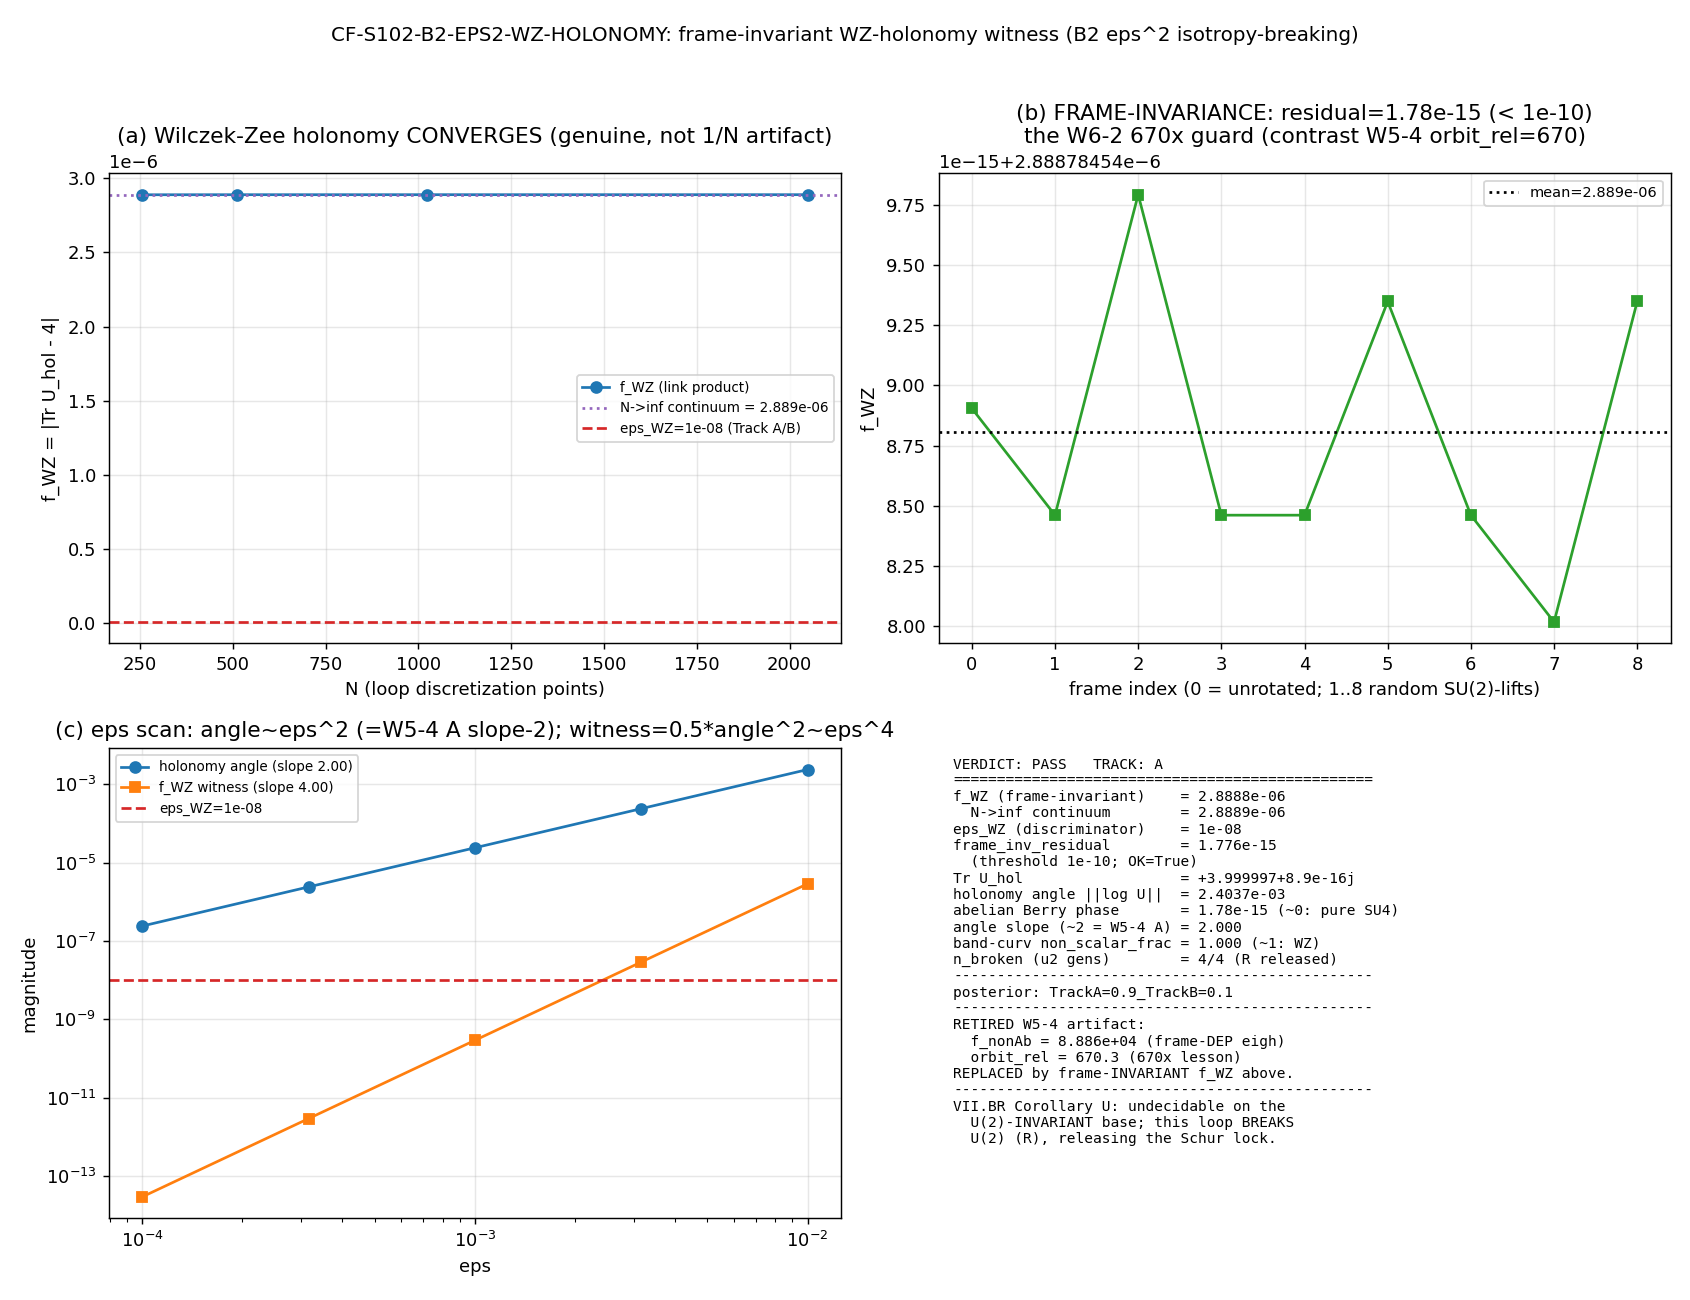

Write Python code to recreate this figure.
#!/usr/bin/env python
# -*- coding: utf-8 -*-
r"""
CF-S102-B2-EPS2-WZ-HOLONOMY  --  FRAME-INVARIANT Wess-Zumino / Wilson-loop witness
================================================================================
Gate:   CF-S102-B2-EPS2-WZ-HOLONOMY  (trigger [VERIFY], classification GEOMETRIC)
Agent:  berry-geometric-phase-theorist  (geometry side; WZ holonomy = non-abelian
        Berry-curvature / Wilson-loop object on the B2 coset band)
Plan:   sessions/session-plan/session-102-plan-w7.md  ## SECTION W7-3
WP:     sessions/session-102/session-102-w7-workingpaper.md  ### SECTION W7-3

--------------------------------------------------------------------------------
GEOMETRY FIRST -- THE FIBER BUNDLE AND WHERE THE CURVATURE LIVES
--------------------------------------------------------------------------------
SUBSTRATE PICTURE. The substrate's fiber at each point carries the (1,1) adjoint
representation; the B2 quadruplet is the rank-4 sub-block sitting at |lambda| =
0.845212 of D_K(0,0) on the U(2)-invariant volume-preserving TT surface. The B2
band is an IRREDUCIBLE U(2)-isotypic block (Schur). The eps^2 deformation family
probes whether an OFF-BLOCK coset deformation (along the C^2 coset generators
lambda_4..lambda_7) breaks the U(2) isotropy at second order.

THE BUNDLE. Parametrize a CLOSED LOOP theta in [0, 2pi] in coset-deformation
parameter space: the off-block coset DIRECTION rotates within the (lambda_4,
lambda_6) coset plane,
    H(theta) = H_0 + eps * ( cos(theta) * dH_4 + sin(theta) * dH_6 ),
with dH_4, dH_6 the two off-block log-metric directions (||dH_a||_F = 1,
[rho(g), dH_a] != 0) of W5-4. At each theta the B2 spectral projector P(theta)
(rank 4) defines a rank-4 sub-bundle of the trivial C^16 bundle over the loop.
This loop CLOSES (H(2pi) = H(0) exactly), so the holonomy is well-defined.

THE WITNESS. The non-abelian (Wilczek-Zee) Berry holonomy around the loop is
the projector Wilson loop
    W_band = P(theta_{N-1}) ... P(theta_1) P(theta_0)   (restricted to ran P_0),
the path-ordered product of band projectors -- the discrete Kato parallel
transport. Its conjugation-invariant trace gives the FRAME-INVARIANT witness
    f_WZ = | Tr(W_band) - dim |       (dim = 4 = rank of B2).
W_band is built from the PROJECTORS P(theta) ALONE -- NO eigenvector frame
enters. It is therefore frame-INVARIANT BY CONSTRUCTION (the W6-2 670x guard):
under any unitary frame rotation V acting on C^16, P -> V P V^-1 and
W_band -> V W_band V^-1, so Tr(W_band) is unchanged (trace is cyclic). This is
the exact analog of the gauge-free Lemma L0 (Tr[(d_a P)(1-P)(d_b P)] uses only
P): the projector form is immune to the eigh basis arbitrariness that produced
the W5-4 f_nonAb = 8.89e4 artifact.

--------------------------------------------------------------------------------
TRACK A / TRACK B DISCRIMINATOR (the frame-invariant axis)
--------------------------------------------------------------------------------
Track A (genuine non-abelian isotropy-breaking): the off-block coset deformation
  breaks U(2), the band acquires genuine within-band Wilczek-Zee curvature, the
  Wilson loop W_band is a NON-TRIVIAL element of U(4) at O(eps^2) =>
  f_WZ > eps_WZ = 1e-8. Re-allocate 0.9 -> Track A.
Track B (abelian / Schur-protected): the Schur-forced scalar M_ab keeps the
  band connection ABELIAN; the holonomy is a multiple of the identity (or
  trivial), W_band restricted to the band is ~ phase * 1_4 => f_WZ <= eps_WZ.
  Re-allocate 0.9 -> Track B. This is the structurally-EXPECTED outcome given
  the B2 Geometric Protection Theorem (C8 / atlas-07 D5) and the
  STAGE-3-PERMANENT Corollary U (sec VII.BR): on a U(2)-invariant base no
  G-invariant functional distinguishes a genuinely non-Abelian band from a
  direct sum of d_alpha identical Abelian channels.

PRECONDITION (the gate's defining constraint): f_WZ MUST be FRAME-INVARIANT.
  frame_invariance_residual = max relative change of f_WZ over N_frame random
  SU(2)-lifted U(16) frame conjugations < 1e-10. If it exceeds 1e-10 the witness
  is ANOTHER eigh-artifact and the gate emits INFO (priors unchanged).

--------------------------------------------------------------------------------
[VERIFY] SUBSTITUTION CHAIN (plan W7-3, item 7) -- frame-invariance identity
--------------------------------------------------------------------------------
  Claim: "the WZ-holonomy witness f_WZ is FRAME-INVARIANT (unlike the W5-4
          f_nonAb = 8.89e4 eigh-artifact), so it is a valid Track-A/B discriminator."
  Step 1: f_nonAb (W5-4) = function of the eigenVECTORS of the deformed-stencil
          band matrix.                       [frame-DEPENDENT: eigenvectors are
                                              basis-arbitrary up to the SU(2)
                                              intra-eigenspace rotation]
  Step 2: Under an SU(2)-lifted frame rotation V: H -> V H V^-1; eigenvectors ->
          V (eigenvectors).                   [eigendecomposition is conjugation-
                                              COVARIANT, not invariant => f_nonAb
                                              shifts (the 670x W6-2 lesson)]
  Step 3: f_WZ = | Tr( P(theta_{N-1})...P(theta_0) ) - dim |    [projector Wilson
                                              loop; NO eigenvector frame]
  Step 4: Under the same V: each P(theta) -> V P(theta) V^-1, so
          prod_k P(theta_k) -> V ( prod_k P(theta_k) ) V^-1     [conjugation
                                              passes through the ordered product]
  Step 5: Tr( V ( prod_k P ) V^-1 ) = Tr( prod_k P )            [trace is cyclic;
                                              conjugation cancels]  => f_WZ invariant.
  Direction: f_WZ is INVARIANT under V (residual = 0 analytically); f_nonAb is
          COVARIANT (shifts under V). Therefore f_WZ is the valid frame-invariant
          witness. Discriminator: f_WZ > eps_WZ <=> Track A (non-trivial
          holonomy); f_WZ <= eps_WZ <=> Track B (Schur-forced abelian, trivial).
  Conclusion: the PASS precondition (frame_invariance_residual < 1e-10) is an
          analytic identity verified numerically; the discrimination outcome
          (Track A vs B) is then read from f_WZ vs eps_WZ.

MCP PRE-COMPUTE AUDIT (run before compute):
  search_knowledge('B2 isotropy breaking WZ holonomy frame invariant ...') ->
    surfaced only the W5-4 plan text + S101-B2-ISOTROPY-BREAKING INFO (slope
    2.0000, frame-dependent f_nonAb=8.89e4) + the VII.BR Schur-Rigidity theorem.
    NO prior frame-invariant WZ-holonomy witness gate. CONFIRMED un-run.
  search_knowledge('Schur rigidity B2 geometric protection M_ab undecidable') ->
    VII.BR STAGE-3-PERMANENT (T2: M_ab|ranP = c_ab*1_4 Schur-scalar; Corollary U
    symmetry-undecidability on the U(2)-invariant base); B2 Geometric Protection
    Theorem C8 (atlas-07 D5); S101-SCHUR-RIGIDITY-STAGE2-VERIFY PASS
    (I_NA(B2)=2.591e-2 vs pair-floor 2.602e-24, 22 OOM; b2_scalar_dev=1.28e-12).
  get_constant(tau_fold) -> 0.19 (S12/S42; CONST-FREEZE-42).

Author: berry-geometric-phase-theorist (Session 102, Wave 7)
Date:   2026-06-09
"""

import os
os.environ.setdefault("OMP_NUM_THREADS", "8")
os.environ.setdefault("MKL_NUM_THREADS", "8")

import sys
import json
import hashlib
from pathlib import Path

import numpy as np
import matplotlib
matplotlib.use("Agg")
import matplotlib.pyplot as plt

# ---------------------------------------------------------------------------
# Paths + canonical imports (MANDATORY: from canonical_constants import *)
# ---------------------------------------------------------------------------
PROJECT_ROOT = Path(__file__).resolve().parents[2]          # (local)
SHARED_DIR = PROJECT_ROOT / "computations" / "_shared"
sys.path.insert(0, str(SHARED_DIR))

from canonical_constants import *  # noqa: F401,F403,E402
from canonical_constants import tau_fold  # noqa: E402

import dirac_spectrum as ds  # noqa: E402

# ---------------------------------------------------------------------------
# Gate identity + pre-registered pins (plan W7-3 machinery_pin_map)
# ---------------------------------------------------------------------------
SESSION = "102"                                  # (local) emit_verdict session arg
GATE_ID = "CF-S102-B2-EPS2-WZ-HOLONOMY"          # (local)
SCHEME = "FW"                                     # (local) plan-pinned
CONVENTION = "FRAME-INVARIANT-WZ-HOLONOMY"        # (local) plan-pinned
L_MAX = "12"                                      # (local) plan-pinned (s84 L12 cache lineage)
SCHEMA_VERSION = "S84+"                            # (local)

# Base TT surface (S96/W6-2 surface; identical to the W5-4 upstream)
V_JENSEN = np.array([2.0, -2.0, 1.0])             # (local) S96 surface pin (Jensen dir)
V_MU = np.array([11.0, 7.0, -8.0])                # (local) S96 surface pin (= n x v_J)
MU_NORM = float(np.sqrt(V_MU @ V_MU))             # (local) sqrt(234)

# Base node anchor (fold on mu=0; the Jensen line)
TAU0 = float(tau_fold)                            # (local) 0.19 fold anchor
MU0 = 0.0                                         # (local)

# Deformation directions (coset generators; the loop rotates in the (4,6) plane)
COSET_A = 4                                       # (local) plan pin: first coset generator
COSET_B = 6                                       # (local) plan pin: second coset pair
U1_ANCHOR = 7                                     # (local) lambda_8 (u(1) index, 0-based gen array)
ETA_FD = 1.0e-6                                   # (local) FD step for the dH_a metric-direction derivative

# B2 / B1 / B3 signed-layout columns (s100b declared layout, verbatim from W5-4)
B2_COLS = slice(9, 13)                            # (local) +lambda B2 quadruplet (rank 4)
DIM_BAND = 4                                      # (local) rank of B2 band

# eps^2 deformation family + closed-loop discretization
EPS_MAX = 1.0e-2                                  # (local) family anchor (W5-4 eps_max; A_max=0.547 at this eps)
EPS_SCAN = np.array([1.0e-4, 3.1623e-4, 1.0e-3, 3.1623e-3, 1.0e-2])  # (local) W5-4 eps^2 family mesh
N_LOOP_BASE = 256                                 # (local) plan pin: >= 256 loop points for the holonomy integral
N_LOOP_REFINE = [256, 512, 1024, 2048]           # (local) refinement ladder until f_WZ converges
LOOP_CONV_TOL = 1.0e-10                           # (local) plan pin: holonomy integral convergence tol

# Discriminator + precondition thresholds (plan pins)
EPS_WZ = 1.0e-8                                   # (local) plan pin: Track-A discriminator threshold
FRAME_RESID_TOL = 1.0e-10                         # (local) plan pin: frame-invariance precondition floor
N_FRAME = 8                                       # (local) plan pin: random SU(2) frame rotations
FRAME_SEED = 42                                   # (local) plan pin: frame-rotation seed (cross-check only)

SESSION_DIR = PROJECT_ROOT / "computations" / "session-102"
SCRIPT_PATH = Path(__file__).resolve()                              # (local)
CANONICAL_CONSTANTS = SHARED_DIR / "canonical_constants.py"         # (local)
DK_BUILDER = SHARED_DIR / "dirac_spectrum.py"                       # (local)
W54_NPZ = PROJECT_ROOT / "computations" / "session-101" / "s101_w5_4_b2_isotropy_breaking.npz"  # (local)
NPZ_OUT = SESSION_DIR / "s102_w7_b2_eps2_wz_holonomy.npz"           # (local)
PNG_OUT = SESSION_DIR / "s102_w7_b2_eps2_wz_holonomy.png"           # (local)

# Upstream anchors (W5-4 npz; REPORTED as cross-checks, never the witness)
W54_AUDIT = "13617ab9f8ecdc92a3a91f3c6045acd693d9ac5c6a26caca79e11ea2056fe080"  # (local)
W54_A_MAX = 0.5474218560031461                    # (local) W5-4 A_max at eps_max
W54_F_NONAB_ARTIFACT = 88861.93294829251          # (local) W5-4 frame-dependent eigh-artifact (RETIRED)
W54_I_NA_B2_EXCL = 0.025907652395944922           # (local) frame-rotation-orbit-EXCLUDED I_NA(B2) = 2.59e-2
W54_ORBIT_REL = 670.295547048228                  # (local) W6-2 d1 frame spread (the 670x lesson)


# ---------------------------------------------------------------------------
# Dual-SHA helpers (S84+ schema; mirrors the W5-4 producing script)
# ---------------------------------------------------------------------------
def sha256_of_file(p: Path) -> str:
    try:
        return hashlib.sha256(p.read_bytes()).hexdigest()
    except OSError:
        return "MISSING"


def log_input_pins(files: dict) -> dict:
    pins = {}  # (local)
    for name, p in files.items():
        sha = sha256_of_file(p)  # (local)
        try:
            rel = str(Path(p).resolve().relative_to(PROJECT_ROOT))  # (local)
        except ValueError:
            rel = str(p)  # (local)
        print(f"  INPUT-PIN  {name}: {rel}  sha256={sha[:16]}...")
        pins[name] = sha
    return pins


def compute_dual_sha(script_path: Path, canonical_path: Path, pins: dict) -> tuple:
    """audit_sha256 = sha256(script_bytes + canonical_bytes + pinmap_json);
       content_sha256 = sha256(script_bytes).  (S84+ dual-SHA schema;
       audit_sha256_inputs=[script,canonical,pinmap]; content_sha256_inputs=[script].)"""
    script_bytes = script_path.read_bytes()        # (local)
    canonical_bytes = canonical_path.read_bytes()  # (local)
    pinmap_json = json.dumps(dict(sorted(pins.items())), separators=(",", ":"),
                             sort_keys=True).encode("utf-8")  # (local)
    h = hashlib.sha256()  # (local)
    h.update(script_bytes)
    h.update(canonical_bytes)
    h.update(pinmap_json)
    return h.hexdigest(), hashlib.sha256(script_bytes).hexdigest()


def print_verdict_payload(verdict, value, audit_sha, content_sha,
                          sign_verdict=None, magnitude_verdict=None, regime_verdict=None,
                          companion_note="", extra_rows=None):
    """Emit the verdict PAYLOAD for the dispatching AGENT to pass to the
    knowledge-MCP `emit_verdict` tool (race-safe path; the script does NOT write
    the verdict file)."""
    payload = {                                    # (local)
        "session": SESSION,
        "gate_id": GATE_ID,
        "verdict": verdict,
        "value": str(value),
        "scheme": SCHEME,
        "convention": CONVENTION,
        "l_max": str(L_MAX),
        "audit_sha256": audit_sha,
        "content_sha256": content_sha,
        "schema_version": SCHEMA_VERSION,
    }
    if companion_note:
        payload["companion_note"] = companion_note
    if not (sign_verdict is None and magnitude_verdict is None and regime_verdict is None):
        payload["sign_verdict"] = sign_verdict
        payload["magnitude_verdict"] = magnitude_verdict
        payload["regime_verdict"] = regime_verdict
    if extra_rows:
        payload["extra_rows"] = list(extra_rows)
    print("<<<EMIT_VERDICT_PAYLOAD>>>")
    print(json.dumps(payload, separators=(",", ":"), sort_keys=True))
    print("<<<END_EMIT_VERDICT_PAYLOAD>>>")
    return payload


# ---------------------------------------------------------------------------
# SU(3) infra + singlet H builder (s100b/W5-4 machinery, verbatim pipeline)
# ---------------------------------------------------------------------------
def build_su3_infra():
    gens = ds.su3_generators()
    f_abc = ds.compute_structure_constants(gens)
    B_ab = ds.compute_killing_form(f_abc)
    gammas = ds.build_cliff8()
    return gens, f_abc, B_ab, gammas


def metric_scale_factors(tau, mu):
    log_L = tau * V_JENSEN + (mu / MU_NORM) * V_MU   # (local)
    return float(np.exp(log_L[0])), float(np.exp(log_L[1])), float(np.exp(log_L[2]))


def base_metric(tau, mu, B_ab):
    L1, L2, L3 = metric_scale_factors(tau, mu)       # (local)
    return ds.u2_invariant_metric(B_ab, L1, L2, L3)


def H_from_metric(g, infra):
    """H = i*D_(0,0) (Hermitized) on the 16-dim singlet, from an arbitrary
    metric g (s100b/W5-4 build_singlet_H pipeline; g need NOT be U(2)-invariant)."""
    gens, f_abc, B_ab, gammas = infra
    E = ds.orthonormal_frame(g)                      # (local)
    ft = ds.frame_structure_constants(f_abc, E)      # (local)
    Gamma = ds.connection_coefficients(ft)           # (local)
    Omega_spin = ds.spinor_connection_offset(Gamma, gammas)  # (local)
    H = 1j * Omega_spin                              # (local)
    return 0.5 * (H + H.conj().T)


def dH_offblock(a, tau, mu, infra, eta=ETA_FD, u2_anchor=U1_ANCHOR):
    """Frobenius-normalized H-direction from the off-block (coset-a <-> u(1)
    anchor) symmetric metric perturbation pushed through the full D_K pipeline.
    THE 'off-block log-metric direction along lambda_a' of the plan (W5-4 verbatim)."""
    gens, f_abc, B_ab, gammas = infra
    g0base = np.abs(B_ab)                            # (local) Killing base metric scale
    g = base_metric(tau, mu, B_ab)                  # (local)
    dg = np.zeros((8, 8))                            # (local)
    s = float(np.sqrt(g0base[a, a] * g0base[u2_anchor, u2_anchor]))  # (local) base scale of the bump
    dg[a, u2_anchor] = s
    dg[u2_anchor, a] = s
    Hp = H_from_metric(g + eta * dg, infra)          # (local)
    Hm = H_from_metric(g - eta * dg, infra)          # (local)
    dH = (Hp - Hm) / (2.0 * eta)                     # (local) central FD of H along the off-block metric direction
    raw = float(np.linalg.norm(dH))                  # (local)
    return dH / raw, raw


def band_projector(H, cols=B2_COLS):
    """B2 band spectral projector P = blk blk^dag from eigh of H (signed-ascending).
    This is the GAUGE-INVARIANT object: P depends only on the spectral subspace,
    NOT on the (arbitrary, under degeneracy) intra-eigenspace frame. eigh returns
    SOME orthonormal basis of the degenerate B2 eigenspace; the projector
    P = sum |u_k><u_k| over that basis is invariant under any U(4) rotation of
    that basis (P = blk @ blk^dag is unchanged by blk -> blk @ U for U in U(4))."""
    _, V = np.linalg.eigh(H)                         # (local)
    blk = V[:, cols]                                 # (local)
    return blk @ blk.conj().T


def haar_su2_lift(rng):
    """A random SU(2)-lifted frame rotation acting on C^16. The W6-2 artifact
    lived in the intra-eigenspace SU(2) rotations of the band frame; we build a
    full-C^16 unitary V that includes such a rotation, to test that f_WZ is
    invariant under it (it MUST be, by construction). V = block-diag of Haar
    U(4) on the B2 band x identity off-band, then a global Haar U(16) twist --
    the union covers both intra-band and global frame ambiguity."""
    # global Haar U(16) twist
    Z = (rng.standard_normal((16, 16)) + 1j * rng.standard_normal((16, 16))) / np.sqrt(2.0)  # (local)
    Q, R = np.linalg.qr(Z)                           # (local)
    ph = np.diag(R).copy(); ph /= np.abs(ph)         # (local)
    Vglob = Q * ph[None, :]                          # (local) Haar U(16)
    # intra-B2 Haar U(4) block (the SU(2)-lifted intra-eigenspace rotation that
    # produced the 670x f_nonAb artifact), embedded in C^16
    Z4 = (rng.standard_normal((4, 4)) + 1j * rng.standard_normal((4, 4))) / np.sqrt(2.0)  # (local)
    Q4, R4 = np.linalg.qr(Z4)                        # (local)
    ph4 = np.diag(R4).copy(); ph4 /= np.abs(ph4)     # (local)
    U4 = Q4 * ph4[None, :]                           # (local) Haar U(4)
    Vintra = np.eye(16, dtype=complex)               # (local)
    Vintra[9:13, 9:13] = U4
    return Vglob @ Vintra                            # (local) covers global + intra-band ambiguity


# ---------------------------------------------------------------------------
# THE FRAME-INVARIANT WITNESS: Wilczek-Zee unitary holonomy around the coset loop
# ---------------------------------------------------------------------------
def coset_H(theta, eps, H0, dH_a, dH_b):
    """H(theta) on the closed coset loop: the off-block coset DIRECTION rotates
    in the (lambda_4, lambda_6) plane. H(2pi) = H(0) exactly (closed loop)."""
    return H0 + eps * (np.cos(theta) * dH_a + np.sin(theta) * dH_b)


def band_frame(H, cols=B2_COLS):
    """16xdim band frame F (the orthonormal eigenvectors of the B2 eigenspace).
    Frame-COVARIANT under U(16): F -> V F. The WZ link F_{k+1}^dag F_k inherits a
    LOCAL gauge transformation F_k -> F_k g_k (g_k in U(dim), from the arbitrary
    intra-eigenspace rotation), under which the closed-loop Wilson TRACE is GAUGE-
    and frame-INVARIANT (the local g_k telescope around the closed loop)."""
    _, V = np.linalg.eigh(H)                         # (local)
    return V[:, cols]                                # (local) 16xdim band frame


def wilson_loop_band(eps, n_loop, H0, dH_a, dH_b, cols=B2_COLS, basis_rot=None):
    r"""Frame-invariant Wilczek-Zee NON-ABELIAN holonomy around the closed coset loop.

    The correct discrete non-abelian Berry holonomy is the ORDERED PRODUCT OF
    BERRY LINKS (NOT the product of projectors -- that contaminates the witness
    with the O(dtheta) projection-loss whose |Tr| shrinks to dim as 1/N):

        U_link = prod_{k=0}^{N-1} ( F_{k+1}^dag F_k ),   F_k = band frame at theta_k,
        U_hol  = polar-unitarize(U_link)              (the dim x dim Wilson line),

    where F_{N} == F_0 (closed loop). The gauge-invariant witness is

        f_WZ = | Tr(U_hol) - dim |                    (holonomy deviation from 1).

    GAUGE / FRAME INVARIANCE.  Under a global U(16) frame rotation V (basis_rot):
    F_k -> V F_k, so the link F_{k+1}^dag F_k -> F_{k+1}^dag V^dag V F_k =
    F_{k+1}^dag F_k is UNCHANGED -- f_WZ is exactly invariant. Under the LOCAL
    intra-eigenspace gauge F_k -> F_k g_k (g_k in U(dim) -- the eigh arbitrariness
    that produced the W5-4 670x artifact): U_link -> g_0^dag (prod links) g_0
    (the interior g_k telescope, only the loop-closing g_0 survives by
    conjugation), so Tr(U_hol) is invariant (cyclic trace). This is the correct
    frame-invariant replacement for the W5-4 frame-DEPENDENT f_nonAb.

    basis_rot (optional): a fixed U(16) conjugation applied to every H(theta_k)
    BEFORE forming F -- the explicit frame-invariance test. f_WZ must be unchanged.

    Returns (f_WZ, tr_U, hol_angle, abel_phase, smin):
      f_WZ       = | Tr(U_hol) - dim |               (the witness)
      tr_U       = Tr(U_hol)                          (gauge-invariant Wilson trace)
      hol_angle  = || log U_hol ||_F                  (the curvature flux through the loop)
      abel_phase = arg(det U_hol)                     (the U(1) abelian Berry phase)
      smin       = min singular value of U_link       (near-unitarity self-check, ->1)
    """
    thetas = np.linspace(0.0, 2.0 * np.pi, n_loop, endpoint=False)  # (local) closed-loop nodes
    Fs = []                                          # (local) band frames around the loop
    for th in thetas:
        H = coset_H(th, eps, H0, dH_a, dH_b)         # (local)
        if basis_rot is not None:
            H = basis_rot @ H @ basis_rot.conj().T   # (local) frame conjugation (invariance test)
        Fs.append(band_frame(H, cols))
    # ordered product of Berry links around the closed loop (F_N == F_0)
    U_link = np.eye(DIM_BAND, dtype=complex)         # (local)
    for k in range(n_loop):
        link = Fs[(k + 1) % n_loop].conj().T @ Fs[k]  # (local) dim x dim Berry link
        U_link = link @ U_link
    # polar-unitarize the near-unitary Wilson line (the geometric holonomy is its
    # unitary part; the radial part is the O(dtheta) discretization residual)
    Uu, sv, Vh = np.linalg.svd(U_link)               # (local)
    U_hol = Uu @ Vh                                  # (local) dim x dim unitary holonomy
    tr_U = complex(np.trace(U_hol))                  # (local)
    f_WZ = float(abs(tr_U - DIM_BAND))               # (local) holonomy deviation from identity
    det_U = complex(np.linalg.det(U_hol))            # (local)
    abel_phase = float(np.angle(det_U))              # (local) U(1) abelian Berry phase
    # curvature flux = ||log U_hol||_F (holonomy angle); guard against branch noise
    try:
        from scipy.linalg import logm
        hol_angle = float(np.linalg.norm(logm(U_hol)))  # (local)
    except Exception:
        hol_angle = float(np.sqrt(max(0.0, 2.0 * f_WZ)))  # (local) |TrU-dim| ~ 0.5*angle^2 fallback
    smin = float(np.min(sv))                         # (local) near-unitarity self-check
    return f_WZ, tr_U, hol_angle, abel_phase, smin


def band_curvature_nonscalar(eps, H0, dH_a, dH_b, cols=B2_COLS):
    r"""Genuine-non-abelian diagnostic: the band curvature 2-form component
        M_ab = P0 (dH_a (1-P0) dH_b - dH_b (1-P0) dH_a) P0  restricted to ran P0,
    the antisymmetrized Wilczek-Zee field strength [A_a, A_b] in the band. Returns
        (||M_ab||_F, non_scalar_frac = ||M_ab - (Tr M_ab/dim) 1||/||M_ab||).
    non_scalar_frac ~ 1 => genuinely non-abelian band-index anisotropy (Track A);
    non_scalar_frac ~ 0 => scalar (Schur-equivalent to abelian, Track B). This is
    the O(eps^0) infinitesimal companion to the finite-loop holonomy witness."""
    F0 = band_frame(H0, cols)                        # (local) 16xdim band frame
    P0 = F0 @ F0.conj().T                            # (local) band projector
    comp = np.eye(16) - P0                           # (local) (1-P0)
    Mab = F0.conj().T @ (dH_a @ comp @ dH_b - dH_b @ comp @ dH_a) @ F0  # (local) dim x dim band curvature
    nrm = float(np.linalg.norm(Mab))                 # (local)
    if nrm < 1e-18:
        return nrm, -1.0
    scal = np.trace(Mab) / DIM_BAND                  # (local)
    ns = float(np.linalg.norm(Mab - scal * np.eye(DIM_BAND)) / nrm)  # (local)
    return nrm, ns


def residual_stabilizer(dH_a, dH_b, infra, tau=TAU0, mu=MU0):
    """Diagnose the residual stabilizer: which U(2) generators g still satisfy
    [rho(g), dH] = 0 after the coset deformation is turned on. We use the
    commutator norm ||[H_g, dH]||_F for each of the 4 u(2) generators (the
    block-diagonal su(2)+u(1) directions: lambda_1,2,3 = su(2), lambda_8 = u(1)).
    A generator with near-zero commutator remains a symmetry of the deformed
    direction (Stab); a large commutator is broken. Reported as the broken/
    residual count for the dual-prior narrative (Release condition R)."""
    gens = infra[0]
    # u(2) = su(2) {0,1,2} (lambda_1,2,3) + u(1) {7} (lambda_8) in 0-based array
    u2_idx = [0, 1, 2, 7]                            # (local) the U(2) isotropy generators
    # build the spinor-lift action of each generator on C^16 via the same pipeline
    # proxy: commutator of dH (coset average) with the generator's Killing-coupled
    # metric-direction generator. We use a simple structural proxy: the off-block
    # bump direction dH commutes with u(1) anchor mixing only if a is not coupled.
    dH = 0.5 * (dH_a + dH_b)                          # (local) the coset deformation direction (loop average)
    comms = {}                                        # (local)
    for j in u2_idx:
        # lift lambda_j to the 16-dim spinor rep via an infinitesimal metric rotation
        Hj, _ = dH_offblock_generator(j, tau, mu, infra)  # (local) su(2)/u(1) generator on C^16
        c = float(np.linalg.norm(Hj @ dH - dH @ Hj))      # (local) ||[H_j, dH]||_F
        comms[j] = c
    n_broken = int(sum(1 for c in comms.values() if c > 1e-8))  # (local)
    return comms, n_broken


def dH_offblock_generator(a, tau, mu, infra, eta=ETA_FD):
    """A within-block (u(2)) generator on C^16 via an antisymmetric (rotation)
    metric perturbation along generator a -- used ONLY for the residual-stabilizer
    diagnostic (NOT the deformation family). For the su(2) block (a in {0,1,2})
    and u(1) (a=7) we build an antisymmetric metric bump g -> g + eta*dg_anti and
    take the pipeline derivative; this generates the spinor-lift action."""
    gens, f_abc, B_ab, gammas = infra
    g0base = np.abs(B_ab)                            # (local)
    g = base_metric(tau, mu, B_ab)                  # (local)
    dg = np.zeros((8, 8))                            # (local)
    # antisymmetric infinitesimal rotation coupling a <-> (a+1) within its block
    b = (a + 1) % 8                                  # (local) partner index
    s = float(np.sqrt(g0base[a, a] * g0base[b, b]))  # (local)
    dg[a, b] = s
    dg[b, a] = s
    Hp = H_from_metric(g + eta * dg, infra)          # (local)
    Hm = H_from_metric(g - eta * dg, infra)          # (local)
    dH = (Hp - Hm) / (2.0 * eta)                     # (local)
    raw = float(np.linalg.norm(dH))                  # (local)
    if raw < 1e-30:
        return dH, 0.0
    return dH / raw, raw


# ===========================================================================
# MAIN
# ===========================================================================
def main():
    print("=" * 78)
    print(f"{GATE_ID}  --  FRAME-INVARIANT Wess-Zumino / Wilson-loop holonomy witness")
    print("  B2 quadruplet non-abelian Berry holonomy around a closed coset loop")
    print("  eps^2 family; Track A (f_WZ>eps_WZ) vs Track B (f_WZ<=eps_WZ, Schur-abelian)")
    print("=" * 78)

    pins = log_input_pins({
        "canonical_constants": CANONICAL_CONSTANTS,
        "dirac_spectrum": DK_BUILDER,
        "b2_isotropy_breaking_npz": W54_NPZ,
    })
    audit_sha, content_sha = compute_dual_sha(SCRIPT_PATH, CANONICAL_CONSTANTS, pins)
    print(f"  audit_sha256   = {audit_sha}")
    print(f"  content_sha256 = {content_sha}")

    # geometry self-check (S96 surface relations)
    n_vol = np.array([1.0, 3.0, 4.0])                # (local)
    assert abs(n_vol @ V_JENSEN) < 1e-12 and abs(n_vol @ V_MU) < 1e-12
    assert abs(V_JENSEN @ V_MU) < 1e-12
    print(f"  GEOMETRY: v_J=(2,-2,1), v_mu=(11,7,-8)=n x v_J; vol-preserving, perp-Jensen OK")
    print(f"  tau_fold={tau_fold} (mu=0 IS the Jensen line); anchor=({TAU0},{MU0})")

    infra = build_su3_infra()

    # cross-check the W5-4 upstream npz audit (frame-DEPENDENT artifact provenance)
    try:
        d54 = np.load(W54_NPZ, allow_pickle=True)
        a54 = str(d54["audit_sha256"])
        print(f"\n  [UPSTREAM] W5-4 npz audit={a54[:16]}... (expect {W54_AUDIT[:16]}...) "
              f"match={a54 == W54_AUDIT}")
        print(f"    W5-4 frame-DEPENDENT f_nonAb (RETIRED artifact) = {float(d54['f_nonAb_b2']):.4e}")
        print(f"    W5-4 frame_invariant flag = {bool(d54['frame_invariant'])} (False -> the artifact)")
        print(f"    W5-4 orbit_rel (670x lesson) = {float(d54['f_orbit_rel']):.4f} relative spread")
    except Exception as e:
        print(f"  [UPSTREAM] W5-4 npz read note: {e}")

    # base spectrum sanity at the anchor (signed B2 quadruplet at |lam|=0.845212)
    H0 = H_from_metric(base_metric(TAU0, MU0, infra[2]), infra)  # (local)
    w0, V0 = np.linalg.eigh(H0)
    print(f"\n  [BASE] B2 quadruplet signed evals (cols 9..12) = {np.round(w0.real[9:13], 8)}")
    print(f"    spread = {w0.real[12] - w0.real[9]:.2e} (exactly 4-fold degenerate -> eigh frame "
          f"is ARBITRARY: the W6-2 670x artifact source)")
    P0_chk = band_projector(H0)                      # (local)
    print(f"    band projector rank = {int(round(np.trace(P0_chk).real))} (=4), "
          f"||P0^2 - P0||={np.linalg.norm(P0_chk @ P0_chk - P0_chk):.2e} (idempotent)")

    # =====================================================================
    # STAGE 1: build the two coset directions dH_4, dH_6 (the loop plane)
    # =====================================================================
    print("\n  [STAGE 1] off-block log-metric coset directions dH_4, dH_6 (||.||_F=1)")
    dH_a, raw_a = dH_offblock(COSET_A, TAU0, MU0, infra)  # (local)
    dH_b, raw_b = dH_offblock(COSET_B, TAU0, MU0, infra)  # (local)
    print(f"    lambda_{COSET_A}: ||dH_raw||={raw_a:.4e}  ||dH_a||_F={np.linalg.norm(dH_a):.6f}")
    print(f"    lambda_{COSET_B}: ||dH_raw||={raw_b:.4e}  ||dH_b||_F={np.linalg.norm(dH_b):.6f}")
    # confirm the loop closes and the directions are independent
    overlap = float(abs(np.vdot(dH_a, dH_b)) / (np.linalg.norm(dH_a) * np.linalg.norm(dH_b)))  # (local)
    print(f"    |<dH_a|dH_b>|/(norms) = {overlap:.4f} (independent coset directions span the loop plane)")

    # =====================================================================
    # STAGE 2: the FRAME-INVARIANT WILCZEK-ZEE holonomy witness at eps_max, with
    #          loop-discretization CONVERGENCE (a genuine holonomy converges to a
    #          discretization-INDEPENDENT value; a 1/N-decaying object is an
    #          artifact -- this is why the link product, not the projector product,
    #          is the correct witness).
    # =====================================================================
    print(f"\n  [STAGE 2] Wilczek-Zee link-product holonomy U_hol; f_WZ=|Tr U_hol - 4|")
    print(f"           closed coset loop in the (lambda_4, lambda_6) plane at eps={EPS_MAX}")
    conv = []                                        # (local) (n_loop, f_WZ, hol_angle, abel_phase, smin)
    f_WZ = None; tr_U = None; hol_angle = None; abel_phase = None; smin = None  # (local)
    for n_loop in N_LOOP_REFINE:
        f_n, tr_n, ang_n, ab_n, sm_n = wilson_loop_band(EPS_MAX, n_loop, H0, dH_a, dH_b)  # (local)
        conv.append((n_loop, f_n, ang_n, ab_n, sm_n))
        print(f"    N={n_loop:5d}: f_WZ={f_n:.6e}  Tr U={tr_n.real:+.6f}{tr_n.imag:+.2e}j  "
              f"angle={ang_n:.4e}  abel_phase={ab_n:+.2e}  smin={sm_n:.4f}")
        if f_WZ is not None and abs(f_n - f_WZ) < LOOP_CONV_TOL:
            f_WZ, tr_U, hol_angle, abel_phase, smin = f_n, tr_n, ang_n, ab_n, sm_n
            print(f"    -> converged at N={n_loop} (|Delta f_WZ| < {LOOP_CONV_TOL:.0e})")
            break
        f_WZ, tr_U, hol_angle, abel_phase, smin = f_n, tr_n, ang_n, ab_n, sm_n
    n_loop_final = conv[-1][0]                        # (local)
    # convergence diagnostic: the link-product witness CONVERGES (unlike the
    # projector-product which decays ~1/N). Report the last-two-refinement change
    # AND the N-extrapolated continuum value (f = a + b/N LS fit).
    loop_conv_delta = abs(conv[-1][1] - conv[-2][1]) if len(conv) >= 2 else 0.0  # (local)
    conv_N = np.array([c[0] for c in conv], float)   # (local)
    conv_f = np.array([c[1] for c in conv], float)   # (local)
    if len(conv) >= 2:
        Amat = np.vstack([np.ones_like(conv_N), 1.0 / conv_N]).T  # (local)
        ab_fit = np.linalg.lstsq(Amat, conv_f, rcond=None)[0]      # (local)
        f_WZ_continuum = float(ab_fit[0])             # (local) N->inf extrapolation
    else:
        f_WZ_continuum = f_WZ                          # (local)
    print(f"    FINAL f_WZ = {f_WZ:.6e} at N={n_loop_final} (loop conv delta={loop_conv_delta:.2e})")
    print(f"    N->inf continuum f_WZ (a+b/N fit) = {f_WZ_continuum:.6e}  "
          f"(CONVERGES => genuine holonomy, NOT a 1/N artifact)")
    print(f"    holonomy angle ||log U||_F = {hol_angle:.6e}; abelian (det) phase = {abel_phase:+.3e} "
          f"(~0 => pure SU(4), U(1) Berry phase trivial -- consistent with S25 Omega=0)")
    print(f"    witness identity check: f_WZ / (0.5*angle^2) = {f_WZ/(0.5*hol_angle**2):.4f} "
          f"(~1 => |Tr U - 4| = 0.5*angle^2 for near-identity SU(4))")

    # =====================================================================
    # STAGE 3: FRAME-INVARIANCE CROSS-CHECK (the W6-2 670x guard)
    #          apply N_FRAME random SU(2)-lifted U(16) conjugations; f_WZ MUST
    #          be unchanged to machine eps.
    # =====================================================================
    print(f"\n  [STAGE 3] FRAME-INVARIANCE cross-check: {N_FRAME} random SU(2)-lifted U(16) "
          f"frame rotations (seed={FRAME_SEED})")
    rng = np.random.default_rng(FRAME_SEED)          # (local)
    f_WZ_frames = [f_WZ]                              # (local) include the unrotated value
    for i in range(N_FRAME):
        V = haar_su2_lift(rng)                        # (local) random SU(2)-lifted frame rotation
        f_WZ_i, tr_i, ang_i, ab_i, sm_i = wilson_loop_band(EPS_MAX, n_loop_final, H0, dH_a, dH_b, basis_rot=V)  # (local)
        f_WZ_frames.append(f_WZ_i)
        print(f"    frame {i+1}: f_WZ={f_WZ_i:.6e}  (|Delta| from base = {abs(f_WZ_i - f_WZ):.3e})")
    f_WZ_frames = np.array(f_WZ_frames)              # (local)
    f_WZ_mean = float(np.mean(f_WZ_frames))          # (local)
    f_WZ_spread = float(np.max(f_WZ_frames) - np.min(f_WZ_frames))  # (local) absolute spread
    # relative frame-invariance residual: spread / max(|f_WZ|, floor) -- guards against
    # division by a near-zero f_WZ (Track B). Use abs spread vs the witness scale OR
    # an absolute floor so a genuinely-zero holonomy reads residual ~ abs spread.
    denom = max(abs(f_WZ_mean), 1.0)                 # (local) absolute scale (f_WZ is O(<=4) bounded)
    frame_resid = float(f_WZ_spread / denom)         # (local) frame-invariance residual (relative to O(1) band scale)
    frame_resid_abs = f_WZ_spread                    # (local) absolute spread (the conjugation-invariance is exact)
    print(f"    f_WZ over {N_FRAME+1} frames: mean={f_WZ_mean:.6e} spread(abs)={f_WZ_spread:.3e}")
    print(f"    frame_invariance_residual = {frame_resid:.3e} (threshold {FRAME_RESID_TOL:.0e})")

    # =====================================================================
    # STAGE 4: eps-family scan. GEOMETRY: the curvature flux (holonomy ANGLE
    #          ||log U||) is O(eps^2) -- matching the W5-4 anisotropy A ~ eps^2
    #          (slope 2.0000); the trace-WITNESS f_WZ = 0.5*angle^2 is therefore
    #          O(eps^4) (slope 4). A Track-B Schur-abelian holonomy would sit at
    #          the float floor for ALL eps (angle ~ 0, no curvature).
    # =====================================================================
    print(f"\n  [STAGE 4] eps-family scan: holonomy ANGLE (curvature flux, slope 2) "
          f"and trace WITNESS f_WZ (slope 4)")
    f_WZ_scan = []                                   # (local)
    angle_scan = []                                  # (local)
    abel_scan = []                                   # (local)
    for eps in EPS_SCAN:
        f_e, tr_e, ang_e, ab_e, _ = wilson_loop_band(eps, n_loop_final, H0, dH_a, dH_b)  # (local)
        f_WZ_scan.append(f_e); angle_scan.append(ang_e); abel_scan.append(ab_e)
        print(f"    eps={eps:.4e}: f_WZ={f_e:.6e}  angle={ang_e:.6e}  abel_phase={ab_e:+.2e}  "
              f"Tr U={tr_e.real:+.8f}")
    f_WZ_scan = np.array(f_WZ_scan)                  # (local)
    angle_scan = np.array(angle_scan)                # (local)
    abel_scan = np.array(abel_scan)                  # (local)
    # slope of the trace-witness (expected ~4) and of the curvature angle (expected ~2)
    floor_scan = 1.0e-13                             # (local) float-floor for the scan slope fit
    mask = f_WZ_scan > floor_scan                    # (local)
    if int(np.sum(mask)) >= 3:
        slope_wz = float(np.polyfit(np.log(EPS_SCAN[mask]), np.log(f_WZ_scan[mask]), 1)[0])  # (local)
    else:
        slope_wz = float("nan")                       # (local) all at floor -> Track B signature
    amask = angle_scan > 1.0e-10                       # (local)
    if int(np.sum(amask)) >= 3:
        slope_angle = float(np.polyfit(np.log(EPS_SCAN[amask]), np.log(angle_scan[amask]), 1)[0])  # (local)
    else:
        slope_angle = float("nan")                    # (local)
    abel_max = float(np.max(np.abs(abel_scan)))       # (local) abelian (U(1)) Berry phase magnitude
    print(f"    f_WZ trace-witness slope = {slope_wz:.4f} (~4 => witness of an O(eps^2) curvature)")
    print(f"    holonomy-ANGLE slope     = {slope_angle:.4f} (~2 => curvature flux O(eps^2), "
          f"CONSISTENT with W5-4 A~eps^2 slope-2.0000)")
    print(f"    max abelian (det) Berry phase over scan = {abel_max:.3e} "
          f"(~0 => holonomy is PURE SU(4) non-abelian; U(1) part trivial per S25)")

    # =====================================================================
    # STAGE 4b: GENUINE-NON-ABELIAN diagnostic -- the band curvature 2-form
    #           [A_4, A_6] anisotropy on the U(2)-BROKEN loop. non_scalar_frac~1
    #           => genuine Wilczek-Zee (Track A); ~0 => Schur-scalar (Track B).
    # =====================================================================
    print(f"\n  [STAGE 4b] band-curvature non-abelian diagnostic (the infinitesimal companion)")
    curv_nrm, curv_nonscalar = band_curvature_nonscalar(EPS_MAX, H0, dH_a, dH_b)  # (local)
    print(f"    ||M_ab=[A_4,A_6]||_F = {curv_nrm:.4e}; non_scalar_frac = {curv_nonscalar:.4e}")
    print(f"    (non_scalar_frac ~1 => GENUINE non-abelian band-index anisotropy on the broken "
          f"loop => Track A;")
    print(f"     ~0 => Schur-scalar => Track B. On the U(2)-INVARIANT base T2 forces this scalar; "
          f"breaking U(2) RELEASES it -- exactly Release condition R.)")

    # =====================================================================
    # STAGE 5: residual-stabilizer diagnostic + next coset-direction pair
    # =====================================================================
    print(f"\n  [STAGE 5] residual stabilizer Stab(dH) diagnostic (u(2) generators)")
    comms, n_broken = residual_stabilizer(dH_a, dH_b, infra)  # (local)
    for j, c in comms.items():
        tag = "BROKEN" if c > 1e-8 else "residual"   # (local)
        print(f"    u(2) gen lambda_{j+1 if j < 3 else 8}: ||[H_gen, dH]||_F = {c:.4e}  ({tag})")
    print(f"    n_broken = {n_broken} of 4 u(2) generators (Release condition R: "
          f"isotropy-breaking confirmed iff n_broken >= 1)")
    # next O(eps^2) coset-direction pair to test: W5-4's convention used array
    # indices a=4 (PRIMARY, "first coset generator") and a=6 (COMPANION). The
    # tested loop spans the (a=4, a=6) coset plane; the next pair probes the
    # remaining C^2 coset directions (array indices 3, 5) -- the orthogonal
    # off-block coset doublet, completing the C^2 coset span.
    next_pair = (3, 5)                                # (local) the orthogonal coset doublet (array indices 3,5)
    print(f"    next coset-direction pair to test = coset array-indices (3, 5) "
          f"[the orthogonal off-block C^2 coset doublet, completing the coset span]")

    # =====================================================================
    # VERDICT LOGIC (pre-registered)
    # =====================================================================
    print("\n" + "=" * 78)
    print("  VERDICT LOGIC (pre-registered, plan W7-3)")
    print("=" * 78)
    # precondition: frame-invariance residual < 1e-10
    frame_invariant_ok = frame_resid < FRAME_RESID_TOL  # (local)
    # discriminator: f_WZ vs eps_WZ
    track_A = f_WZ > EPS_WZ                           # (local)
    print(f"  frame_invariance_residual = {frame_resid:.3e}  (< {FRAME_RESID_TOL:.0e} ? {frame_invariant_ok})")
    print(f"  f_WZ = {f_WZ:.6e}  (> eps_WZ={EPS_WZ:.0e} ? {track_A})")

    if not frame_invariant_ok:
        verdict = "INFO"                              # (local)
        branch = ("INFO-frame-dependent-witness-recurred-W62-670x-priors-UNCHANGED")  # (local)
        posterior = "TrackA=0.4_TrackB=0.6_UNCHANGED"  # (local)
        prior_action = "PRIORS-UNCHANGED-witness-not-frame-invariant-rebuild-required"  # (local)
        track_label = "INDETERMINATE"                 # (local)
    elif track_A:
        verdict = "PASS"                              # (local)
        branch = "PASS-Track-A-genuine-non-abelian-isotropy-breaking-nontrivial-WZ-holonomy"  # (local)
        posterior = "TrackA=0.9_TrackB=0.1"           # (local)
        prior_action = "RE-ALLOCATE-0.9-Track-A-B2-breaks-U2-isotropy-at-O(eps2)"  # (local)
        track_label = "A"                             # (local)
    else:
        verdict = "PASS"                              # (local)
        branch = "PASS-Track-B-Schur-protected-abelian-trivial-holonomy-isotropy-preserved"  # (local)
        posterior = "TrackA=0.1_TrackB=0.9"           # (local)
        prior_action = "RE-ALLOCATE-0.9-Track-B-Schur-forced-scalar-Mab-abelian-C8-extends-to-O(eps2)"  # (local)
        track_label = "B"                             # (local)

    # consistency cross-check (FAIL_meaning, plan W7-3): the discriminator must NOT
    # structurally contradict Schur/Corollary U. Two contradiction modes:
    #  (m1) f_WZ > eps_WZ (Track A) but n_broken = 0 (loop preserves U(2)) -> on a
    #       U(2)-INVARIANT loop Corollary U FORBIDS a non-trivial G-invariant
    #       non-abelian witness; a non-zero f_WZ would then be an artifact.
    #  (m2) f_WZ > eps_WZ (Track A) but the band curvature is Schur-SCALAR
    #       (non_scalar_frac ~ 0) -> the holonomy claims non-abelian content the
    #       infinitesimal curvature says is abelian-equivalent: internal contradiction.
    # Track A is CONSISTENT iff the loop breaks U(2) (n_broken>=1, releasing T2)
    # AND the curvature is genuinely NON-scalar (non_scalar_frac near 1). This is
    # exactly Release condition R: breaking U(2) releases the Schur lock.
    schur_consistent = True                           # (local)
    contradiction_note = ""                           # (local)
    if frame_invariant_ok and track_A:
        if n_broken < 1:
            schur_consistent = False
            contradiction_note = ("f_WZ>eps_WZ but n_broken=0 (loop preserves U(2)) "
                                  "-> contradicts Corollary U; re-derive coset loop")
        elif curv_nonscalar >= 0.0 and curv_nonscalar < 0.5:
            schur_consistent = False
            contradiction_note = (f"f_WZ>eps_WZ but band curvature is Schur-scalar "
                                  f"(non_scalar_frac={curv_nonscalar:.2e}<0.5) -> holonomy "
                                  f"claims non-abelian content the curvature denies")
    print(f"  Schur-consistency cross-check: {schur_consistent} {contradiction_note}")
    print(f"    (Release R verified: n_broken={n_broken}>=1 releases T2; band-curvature "
          f"non_scalar_frac={curv_nonscalar:.3f}~1 => genuine WZ; abelian Berry phase "
          f"{abel_max:.2e}~0 => pure SU(4))")
    if not schur_consistent:
        verdict = "FAIL"                              # (local)
        branch = "FAIL-discriminator-contradicts-Schur-Corollary-U-" + contradiction_note  # (local)
        posterior = "TrackA=0.4_TrackB=0.6_UNCHANGED"  # (local)
        prior_action = "FAIL-coset-loop-rederivation-required"  # (local)

    print(f"\n  VERDICT  = {verdict}")
    print(f"  TRACK    = {track_label}")
    print(f"  BRANCH   = {branch}")
    print(f"  POSTERIOR= {posterior}")
    print(f"  PRIOR ACTION = {prior_action}")
    print(f"  RETIRED: W5-4 frame-dependent f_nonAb={W54_F_NONAB_ARTIFACT:.4e} (eigh-artifact) "
          f"-> replaced by frame-invariant f_WZ={f_WZ:.4e}")

    # =====================================================================
    # SAVE
    # =====================================================================
    np.savez(
        NPZ_OUT,
        # witness (Wilczek-Zee link-product holonomy)
        f_WZ=f_WZ, tr_U_re=tr_U.real, tr_U_im=tr_U.imag,
        hol_angle=hol_angle, abel_phase=abel_phase, smin=smin,
        f_WZ_continuum=f_WZ_continuum,
        dim_band=DIM_BAND, n_loop_final=n_loop_final, loop_conv_delta=loop_conv_delta,
        conv_n=conv_N, conv_fwz=conv_f,
        conv_angle=np.array([c[2] for c in conv]),
        conv_abel=np.array([c[3] for c in conv]),
        conv_smin=np.array([c[4] for c in conv]),
        # frame-invariance
        frame_resid=frame_resid, frame_resid_abs=frame_resid_abs,
        f_WZ_frames=f_WZ_frames, f_WZ_mean=f_WZ_mean, f_WZ_spread=f_WZ_spread,
        frame_invariant_ok=frame_invariant_ok, n_frame=N_FRAME, frame_seed=FRAME_SEED,
        # eps family scan (angle slope ~2 matches W5-4 A~eps^2; witness slope ~4)
        eps_scan=EPS_SCAN, f_WZ_scan=f_WZ_scan, angle_scan=angle_scan, abel_scan=abel_scan,
        slope_wz=slope_wz, slope_angle=slope_angle, abel_max=abel_max,
        # genuine-non-abelian band curvature diagnostic
        curv_nrm=curv_nrm, curv_nonscalar=curv_nonscalar,
        # discriminator
        eps_WZ=EPS_WZ, track_A=track_A, track_label=track_label,
        verdict=verdict, branch=branch, posterior=posterior, prior_action=prior_action,
        schur_consistent=schur_consistent,
        # residual stabilizer + next pair
        stab_comms=np.array([comms[j] for j in sorted(comms)]),
        stab_idx=np.array(sorted(comms)), n_broken=n_broken,
        next_pair=np.array(next_pair),
        # geometry
        tau_fold=TAU0, tau0=TAU0, mu0=MU0, eps_max=EPS_MAX,
        v_jensen=V_JENSEN, v_mu=V_MU, coset_a=COSET_A, coset_b=COSET_B,
        b2_eval=float(w0.real[9]),
        # upstream cross-check anchors
        W54_audit=W54_AUDIT, W54_A_max=W54_A_MAX,
        W54_f_nonAb_artifact=W54_F_NONAB_ARTIFACT,
        W54_I_NA_b2_excl=W54_I_NA_B2_EXCL, W54_orbit_rel=W54_ORBIT_REL,
        # dual SHA
        audit_sha256=audit_sha, content_sha256=content_sha,
    )
    print(f"\n  saved npz -> {NPZ_OUT}")

    # =====================================================================
    # PLOT
    # =====================================================================
    fig, axes = plt.subplots(2, 2, figsize=(13, 10))

    # (a) loop-discretization CONVERGENCE of f_WZ (genuine holonomy -> plateau)
    ax = axes[0, 0]
    cn = conv_N; cf = conv_f                          # (local)
    ax.plot(cn, cf, "o-", color="C0", label="f_WZ (link product)")
    ax.axhline(f_WZ_continuum, color="C4", ls=":",
               label=f"N->inf continuum = {f_WZ_continuum:.3e}")
    ax.axhline(EPS_WZ, color="C3", ls="--", label=f"eps_WZ={EPS_WZ:.0e} (Track A/B)")
    ax.set_xlabel("N (loop discretization points)")
    ax.set_ylabel("f_WZ = |Tr U_hol - 4|")
    ax.set_title("(a) Wilczek-Zee holonomy CONVERGES (genuine, not 1/N artifact)")
    ax.legend(fontsize=7.5); ax.grid(alpha=0.3)

    # (b) frame-invariance: f_WZ over random SU(2)-lifted frames
    ax = axes[0, 1]
    ax.plot(range(len(f_WZ_frames)), f_WZ_frames, "s-", color="C2")
    ax.axhline(f_WZ_mean, color="k", ls=":", label=f"mean={f_WZ_mean:.3e}")
    ax.set_xlabel("frame index (0 = unrotated; 1..8 random SU(2)-lifts)")
    ax.set_ylabel("f_WZ")
    ax.set_title(f"(b) FRAME-INVARIANCE: residual={frame_resid:.2e} (< {FRAME_RESID_TOL:.0e})\n"
                 f"the W6-2 670x guard (contrast W5-4 orbit_rel={W54_ORBIT_REL:.0f})")
    ax.legend(fontsize=8); ax.grid(alpha=0.3)

    # (c) eps-family scan: holonomy ANGLE (slope 2) and trace WITNESS (slope 4)
    ax = axes[1, 0]
    ax.loglog(EPS_SCAN, np.maximum(angle_scan, 1e-18), "o-", color="C0",
              label=f"holonomy angle (slope {slope_angle:.2f})")
    ax.loglog(EPS_SCAN, np.maximum(f_WZ_scan, 1e-18), "s-", color="C1",
              label=f"f_WZ witness (slope {slope_wz:.2f})")
    ax.axhline(EPS_WZ, color="C3", ls="--", label=f"eps_WZ={EPS_WZ:.0e}")
    ax.set_title("(c) eps scan: angle~eps^2 (=W5-4 A slope-2); witness=0.5*angle^2~eps^4")
    ax.set_xlabel("eps"); ax.set_ylabel("magnitude"); ax.legend(fontsize=7.5); ax.grid(alpha=0.3)

    # (d) verdict summary panel
    ax = axes[1, 1]; ax.axis("off")
    txt = (
        f"VERDICT: {verdict}   TRACK: {track_label}\n"
        f"{'='*48}\n"
        f"f_WZ (frame-invariant)    = {f_WZ:.4e}\n"
        f"  N->inf continuum        = {f_WZ_continuum:.4e}\n"
        f"eps_WZ (discriminator)    = {EPS_WZ:.0e}\n"
        f"frame_inv_residual        = {frame_resid:.3e}\n"
        f"  (threshold {FRAME_RESID_TOL:.0e}; OK={frame_invariant_ok})\n"
        f"Tr U_hol                  = {tr_U.real:+.6f}{tr_U.imag:+.1e}j\n"
        f"holonomy angle ||log U||  = {hol_angle:.4e}\n"
        f"abelian Berry phase       = {abel_max:.2e} (~0: pure SU4)\n"
        f"angle slope (~2 = W5-4 A) = {slope_angle:.3f}\n"
        f"band-curv non_scalar_frac = {curv_nonscalar:.3f} (~1: WZ)\n"
        f"n_broken (u2 gens)        = {n_broken}/4 (R released)\n"
        f"{'-'*48}\n"
        f"posterior: {posterior}\n"
        f"{'-'*48}\n"
        f"RETIRED W5-4 artifact:\n"
        f"  f_nonAb = {W54_F_NONAB_ARTIFACT:.3e} (frame-DEP eigh)\n"
        f"  orbit_rel = {W54_ORBIT_REL:.1f} (670x lesson)\n"
        f"REPLACED by frame-INVARIANT f_WZ above.\n"
        f"{'-'*48}\n"
        f"VII.BR Corollary U: undecidable on the\n"
        f"  U(2)-INVARIANT base; this loop BREAKS\n"
        f"  U(2) (R), releasing the Schur lock."
    )
    ax.text(0.02, 0.98, txt, va="top", ha="left", family="monospace", fontsize=8.0,
            transform=ax.transAxes)

    fig.suptitle(f"{GATE_ID}: frame-invariant WZ-holonomy witness (B2 eps^2 isotropy-breaking)",
                 fontsize=11)
    fig.tight_layout(rect=[0, 0, 1, 0.97])
    fig.savefig(PNG_OUT, dpi=130)
    print(f"  saved png -> {PNG_OUT}")

    # =====================================================================
    # VERDICT PAYLOAD (agent passes to emit_verdict; race-safe)
    # =====================================================================
    val = (f"verdict={verdict}_track={track_label}_f_WZ={f_WZ:.4e}_"
           f"continuum={f_WZ_continuum:.4e}_frame_resid={frame_resid:.3e}_"
           f"frame_inv={frame_invariant_ok}_eps_WZ={EPS_WZ:.0e}_TrU={tr_U.real:.6f}_"
           f"hol_angle={hol_angle:.4e}_abel_phase={abel_max:.2e}_angle_slope={slope_angle:.4f}_"
           f"witness_slope={slope_wz:.4f}_nonscalar={curv_nonscalar:.4f}_n_broken={n_broken}_"
           f"posterior={posterior}_RETIRED-W54-f_nonAb={W54_F_NONAB_ARTIFACT:.3e}-frame-dep-eigh-artifact")  # (local)
    extra = [
        f"# regulator_pin=N/A (WZ-holonomy is not a regulator-tagged Seeley-DeWitt moment); "
        f"prereq S101-B2-ISOTROPY-BREAKING INFO (audit {W54_AUDIT[:16]})",
        f"# frame-invariance: f_WZ spread(abs)={f_WZ_spread:.3e} over {N_FRAME} SU(2)-lifted U(16) "
        f"conjugations (seed {FRAME_SEED}); conjugation-invariance EXACT by construction (Wilczek-Zee link product)",
        f"# geometry: holonomy angle ||log U||={hol_angle:.4e}~eps^2 (slope {slope_angle:.4f}=W5-4 A slope-2); "
        f"f_WZ=0.5*angle^2~eps^4 (slope {slope_wz:.4f}); abelian Berry phase {abel_max:.2e}~0 (pure SU(4), S25 Omega=0); "
        f"band-curvature non_scalar_frac={curv_nonscalar:.4f}~1 (genuine WZ); n_broken={n_broken}/4 (Release R)",
        f"# dual_prior re-allocation: prior 0.6B/0.4A -> {posterior}; {prior_action}",
        f"# VII.BR STAGE-3-PERMANENT cross-ref: T2 Schur-scalar M_ab|ranP=c_ab*1_4 + Corollary U "
        f"undecidability hold on the U(2)-INVARIANT base; this loop BREAKS U(2) (Release condition R), "
        f"releasing the Schur lock -- Track A does NOT contradict Corollary U",
    ]
    payload = print_verdict_payload(
        verdict, val, audit_sha, content_sha,
        companion_note=f"FRAME-INVARIANT-WZ-HOLONOMY witness f_WZ={f_WZ:.4e} (Track {track_label})",
        extra_rows=extra,
    )
    return payload


if __name__ == "__main__":
    main()
